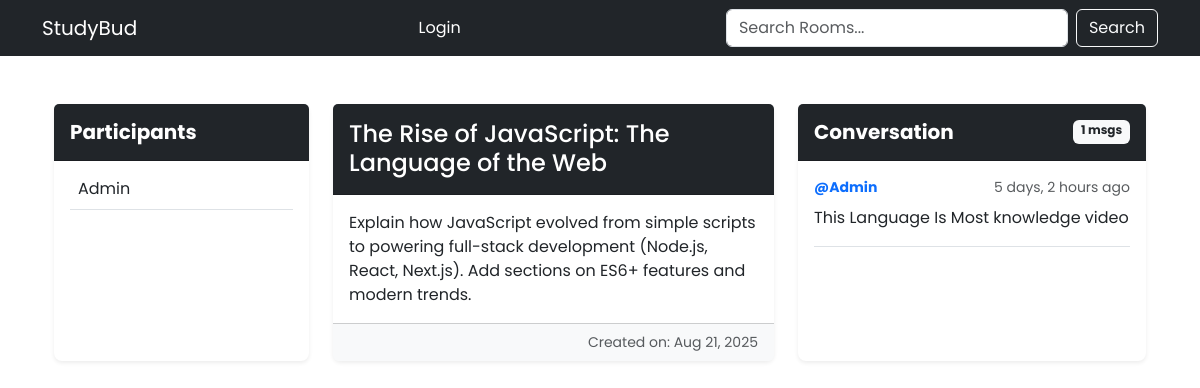
/room/13/, run on the app's committed database.
### base/models.py (models this page shows, shortened)
class Room(models.Model):
    host = models.ForeignKey(User, on_delete=models.SET_NULL, null=True)
    topic = models.ForeignKey(Topic, on_delete=models.SET_NULL, null=True)
    name = models.CharField(max_length=200)
    description = models.TextField(null=True, blank=True)
    participants = models.ManyToManyField(User, related_name='participants', blank=True)
    updated = models.DateTimeField(auto_now=True)
    created = models.DateTimeField(auto_now_add=True)
    class Meta:
        ordering = ['-updated', '-created']

class Message(models.Model):
    user = models.ForeignKey(User, on_delete=models.CASCADE)
    room = models.ForeignKey(Room, on_delete=models.CASCADE)
    body = models.TextField()
    updated = models.DateTimeField(auto_now=True)
    created = models.DateTimeField(auto_now_add=True)
    class Meta:
        ordering = ['-updated', '-created']
    def __str__(self):
        return self.body[0:50]

### base/views.py (the view, shortened to what this page needs)
# urls.py: path('room/<str:pk>/', views.room, name='room'),
def room(request, pk):
    room = Room.objects.get(id=pk)
    msgs = room.message_set.all().order_by('-created')
    body = request.POST.get('body')
    participants = room.participants.all()
    context = {'room':room, 'msgs':msgs, 'participants' : participants}
    return render(request, 'base/room.html',context)

### base/templates/base/room.html (shortened to what this page needs)
{% extends 'layout.html' %} {% block content %}
<div class="container my-5">
  <div class="row justify-content-center g-4">
    <div class="col-md-3">
      <div class="card shadow-sm border-0 rounded-3 h-100">
        <div class="card-header bg-dark text-white py-3">
          <h5 class="mb-0 fw-bold">Participants</h5>
        </div>
        <div class="card-body overflow-auto" style="max-height: 70vh">
          {% if participants %} {% for user in participants %}
          <div class="d-flex align-items-center mb-3 border-bottom pb-2">
            <span>{{ user.username }}</span>
          </div>
          {% endfor %} {% else %}
          <div class="alert alert-secondary mb-0">No participants yet.</div>
          {% endif %}
        </div>
      </div>
    </div>
    <div class="col-md-5">
      <div class="card shadow-sm border-0 rounded-3 h-100">
        <div class="card-header bg-dark text-white py-3">
          <h4 class="mb-0">{{ room.name }}</h4>
        </div>
        <div class="card-body">
          <p class="card-text">
            {{ room.description|default:"No description available." }}
          </p>
        </div>
        <div class="card-footer bg-light text-muted small text-end">
          Created on: {{ room.created|date:"M d, Y" }}
        </div>
      </div>
    </div>
    <div class="col-md-4">
      <div class="card shadow-sm border-0 rounded-3 h-100">
        <div
          class="card-header bg-dark text-white py-3 d-flex justify-content-between"
        >
          <h5 class="mb-0 fw-bold">Conversation</h5>
          <span class="badge bg-light text-dark">{{ msgs|length }} msgs</span>
        </div>
        <div class="card-body overflow-auto" style="max-height: 70vh">
          {% if msgs %} {% for msg in msgs %}
          <div class="mb-3 pb-3 border-bottom">
            <div class="d-flex justify-content-between align-items-center">
              <small class="fw-bold text-primary">@{{ msg.user }}</small>
              <small class="text-muted">{{ msg.created|timesince }} ago</small>
            </div>
            <div class="d-flex justify-content-between align-items-start mt-2">
              <p class="mb-0 flex-grow-1">{{ msg }}</p>
            </div>
          </div>
          {% endfor %} {% else %}
          <div class="alert alert-secondary mb-0">No messages yet.</div>
          {% endif %}
        </div>
      </div>
    </div>
  </div>
</div>
{% endblock %}

### templates/layout.html (style rules this page uses)
* { font-family: "Poppins", sans-serif; }

### data on the page
Room: name "The Rise of JavaScript: The Language of the Web", description "Explain how JavaScript evolved from simple scripts to powering full-stack development (Node.js, React, Next.js). Add sections on ES6+ features and modern trends.", created "Aug 21, 2025"
Message: user "Admin", created "5 days, 2 hours", body "This Language Is Most knowledge video"

### other printed values
{{ user.username }} "Admin"
{{ msgs|length }} "1"
